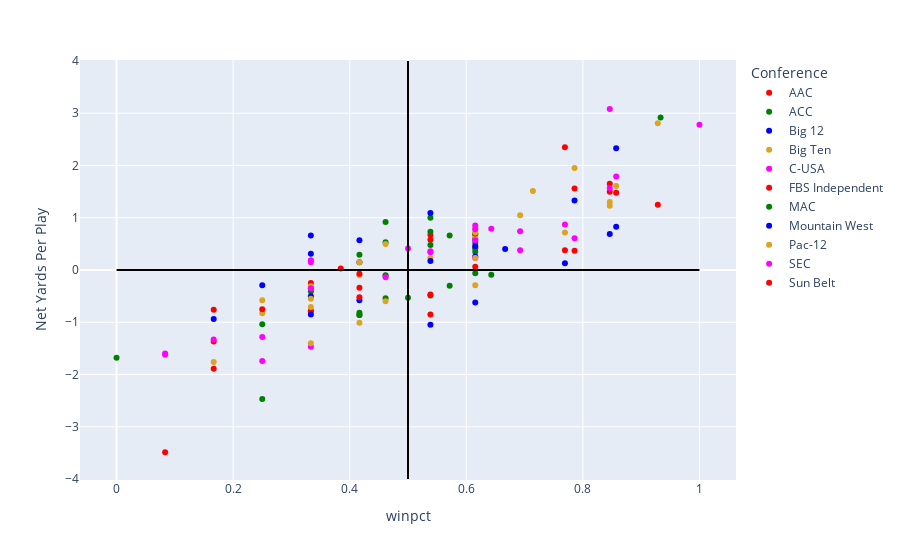

The notebook cell saved with this chart:
### Code cell
#!pip install plotly 
import plotly.express as px

fig = px.scatter(df19, x ="winpct", y = "Net Yards Per Play", color = "Conference",   
                #category_orders={"AAC", "ACC", "Big 12", "Big Ten", "C-USA", "FBS Independent", "MAC", "Mountain West", "MWC", "Pac-12", "SEC", "Sun Belt"},  
                hover_data = {'Team':True,
                               'Season': True,
                               'winpct':False, #Removes WinPct from Tooltip
                               'Conference':False,
                               'Net Yards Per Play':':.1f'
                                
                              },
                 color_discrete_sequence=["red", "green", "blue", "goldenrod", "magenta"]
                )
#Vertical Line to show .500 Winning Percentage
fig.add_shape(type="line", x0=.5, y0=-4, x1=.5, y1=4,
    line=dict(color="black",width=2))
#Horizontal Line to Show +,- NYPP
fig.add_shape(type="line", x0=0, y0=0, x1=1, y1=0,
    line=dict(color="black",width=2))

#Formats the Tooltip
fig.update_layout(
    hoverlabel=dict(
        bgcolor="white",
        font_size=14,
        font_family="Arial"
    )
)

fig.show()

### Figure 1 — Plotly figure (JSON) as saved in the notebook; plotly's stock layout.template omitted (floating-point values rounded to 4 significant figures)
{"data": [{"customdata": [["Cincinnati", 2019, "AAC"], ["East Carolina", 2019, "AAC"], ["Houston", 2019, "AAC"], ["Memphis", 2019, "AAC"], ["Navy", 2019, "AAC"], ["SMU", 2019, "AAC"], ["South Fla.", 2019, "AAC"], ["Temple", 2019, "AAC"], ["Tulane", 2019, "AAC"], ["Tulsa", 2019, "AAC"], ["UCF", 2019, "AAC"], ["UConn", 2019, "AAC"]], "hovertemplate": "Net Yards Per Play=%{y:.1f}<br>Team=%{customdata[0]}<br>Season=%{customdata[1]}<extra></extra>", "legendgroup": "AAC", "marker": {"color": "red", "symbol": "circle"}, "mode": "markers", "name": "AAC", "orientation": "v", "showlegend": true, "type": "scatter", "x": [0.7857, 0.3333, 0.3333, 0.8571, 0.8462, 0.7692, 0.3333, 0.6154, 0.5385, 0.3333, 0.7692, 0.1667], "xaxis": "x", "y": [0.37, -0.78, -0.79, 1.48, 1.5, 0.38, -0.25, 0.43, 0.67, -0.35, 2.35, -1.89], "yaxis": "y"}, {"customdata": [["Boston College", 2019, "ACC"], ["Clemson", 2019, "ACC"], ["Duke", 2019, "ACC"], ["Florida St.", 2019, "ACC"], ["Georgia Tech", 2019, "ACC"], ["Louisville", 2019, "ACC"], ["Miami (FL)", 2019, "ACC"], ["NC State", 2019, "ACC"], ["North Carolina", 2019, "ACC"], ["Pittsburgh", 2019, "ACC"], ["Syracuse", 2019, "ACC"], ["Virginia", 2019, "ACC"], ["Virginia Tech", 2019, "ACC"], ["Wake Forest", 2019, "ACC"]], "hovertemplate": "Net Yards Per Play=%{y:.1f}<br>Team=%{customdata[0]}<br>Season=%{customdata[1]}<extra></extra>", "legendgroup": "ACC", "marker": {"color": "green", "symbol": "circle"}, "mode": "markers", "name": "ACC", "orientation": "v", "showlegend": true, "type": "scatter", "x": [0.4615, 0.9333, 0.4167, 0.4615, 0.25, 0.6154, 0.4615, 0.3333, 0.5385, 0.6154, 0.4167, 0.6429, 0.6154, 0.6154], "xaxis": "x", "y": [-0.54, 2.92, -0.82, 0.53, -1.04, 0.35, 0.92, -0.41, 1, 0.68, -0.86, -0.09, 0.41, -0.06], "yaxis": "y"}, {"customdata": [["Baylor", 2019, "Big 12"], ["Iowa St.", 2019, "Big 12"], ["Kansas", 2019, "Big 12"], ["Kansas St.", 2019, "Big 12"], ["Oklahoma", 2019, "Big 12"], ["Oklahoma St.", 2019, "Big 12"], ["TCU", 2019, "Big 12"], ["Texas", 2019, "Big 12"], ["Texas Tech", 2019, "Big 12"], ["West Virginia", 2019, "Big 12"]], "hovertemplate": "Net Yards Per Play=%{y:.1f}<br>Team=%{customdata[0]}<br>Season=%{customdata[1]}<extra></extra>", "legendgroup": "Big 12", "marker": {"color": "blue", "symbol": "circle"}, "mode": "markers", "name": "Big 12", "orientation": "v", "showlegend": true, "type": "scatter", "x": [0.7857, 0.5385, 0.25, 0.6154, 0.8571, 0.6154, 0.4167, 0.6154, 0.3333, 0.4167], "xaxis": "x", "y": [1.33, 1.09, -0.29, -0.62, 2.33, 0.6, 0.15, 0.26, -0.5, -0.58], "yaxis": "y"}, {"customdata": [["Illinois", 2019, "Big Ten"], ["Indiana", 2019, "Big Ten"], ["Iowa", 2019, "Big Ten"], ["Maryland", 2019, "Big Ten"], ["Michigan", 2019, "Big Ten"], ["Michigan St.", 2019, "Big Ten"], ["Minnesota", 2019, "Big Ten"], ["Nebraska", 2019, "Big Ten"], ["Northwestern", 2019, "Big Ten"], ["Ohio St.", 2019, "Big Ten"], ["Penn St.", 2019, "Big Ten"], ["Purdue", 2019, "Big Ten"], ["Rutgers", 2019, "Big Ten"], ["Wisconsin", 2019, "Big Ten"]], "hovertemplate": "Net Yards Per Play=%{y:.1f}<br>Team=%{customdata[0]}<br>Season=%{customdata[1]}<extra></extra>", "legendgroup": "Big Ten", "marker": {"color": "goldenrod", "symbol": "circle"}, "mode": "markers", "name": "Big Ten", "orientation": "v", "showlegend": true, "type": "scatter", "x": [0.4615, 0.6154, 0.7692, 0.25, 0.6923, 0.5385, 0.8462, 0.4167, 0.25, 0.9286, 0.8462, 0.3333, 0.1667, 0.7143], "xaxis": "x", "y": [-0.6, 0.62, 0.72, -0.58, 1.05, 0.23, 1.3, 0.15, -0.83, 2.81, 1.23, -0.55, -1.76, 1.51], "yaxis": "y"}, {"customdata": [["Charlotte", 2019, "C-USA"], ["FIU", 2019, "C-USA"], ["Fla. Atlantic", 2019, "C-USA"], ["Louisiana Tech", 2019, "C-USA"], ["Marshall", 2019, "C-USA"], ["Middle Tenn.", 2019, "C-USA"], ["North Texas", 2019, "C-USA"], ["Old Dominion", 2019, "C-USA"], ["Rice", 2019, "C-USA"], ["Southern Miss.", 2019, "C-USA"], ["UAB", 2019, "C-USA"], ["UTEP", 2019, "C-USA"], ["UTSA", 2019, "C-USA"], ["Western Ky.", 2019, "C-USA"]], "hovertemplate": "Net Yards Per Play=%{y:.1f}<br>Team=%{customdata[0]}<br>Season=%{customdata[1]}<extra></extra>", "legendgroup": "C-USA", "marker": {"color": "magenta", "symbol": "circle"}, "mode": "markers", "name": "C-USA", "orientation": "v", "showlegend": true, "type": "scatter", "x": [0.5385, 0.4615, 0.7857, 0.7692, 0.6154, 0.3333, 0.3333, 0.08333, 0.25, 0.5385, 0.6429, 0.08333, 0.3333, 0.6923], "xaxis": "x", "y": [0.34, -0.11, 0.61, 0.87, 0.23, 0.15, 0.18, -1.6, -1.28, 0.36, 0.79, -1.62, -1.47, 0.38], "yaxis": "y"}, {"customdata": [["Army West Point", 2019, "FBS Independent"], ["BYU", 2019, "FBS Independent"], ["Liberty", 2019, "FBS Independent"], ["Massachusetts", 2019, "FBS Independent"], ["New Mexico St.", 2019, "FBS Independent"], ["Notre Dame", 2019, "FBS Independent"]], "hovertemplate": "Net Yards Per Play=%{y:.1f}<br>Team=%{customdata[0]}<br>Season=%{customdata[1]}<extra></extra>", "legendgroup": "FBS Independent", "marker": {"color": "red", "symbol": "circle"}, "mode": "markers", "name": "FBS Independent", "orientation": "v", "showlegend": true, "type": "scatter", "x": [0.3846, 0.5385, 0.6154, 0.08333, 0.1667, 0.8462], "xaxis": "x", "y": [0.03, 0.58, 0.7, -3.49, -1.37, 1.65], "yaxis": "y"}, {"customdata": [["Akron", 2019, "MAC"], ["Ball St.", 2019, "MAC"], ["Bowling Green", 2019, "MAC"], ["Buffalo", 2019, "MAC"], ["Central Mich.", 2019, "MAC"], ["Eastern Mich.", 2019, "MAC"], ["Kent St.", 2019, "MAC"], ["Miami (OH)", 2019, "MAC"], ["Northern Ill.", 2019, "MAC"], ["Ohio", 2019, "MAC"], ["Toledo", 2019, "MAC"], ["Western Mich.", 2019, "MAC"]], "hovertemplate": "Net Yards Per Play=%{y:.1f}<br>Team=%{customdata[0]}<br>Season=%{customdata[1]}<extra></extra>", "legendgroup": "MAC", "marker": {"color": "green", "symbol": "circle"}, "mode": "markers", "name": "MAC", "orientation": "v", "showlegend": true, "type": "scatter", "x": [0, 0.4167, 0.25, 0.6154, 0.5714, 0.4615, 0.5385, 0.5714, 0.4167, 0.5385, 0.5, 0.5385], "xaxis": "x", "y": [-1.68, 0.29, -2.47, 0.52, 0.66, -0.1, -0.49, -0.3, -0.86, 0.73, -0.53, 0.48], "yaxis": "y"}, {"customdata": [["Air Force", 2019, "Mountain West"], ["Boise St.", 2019, "Mountain West"], ["Colorado St.", 2019, "Mountain West"], ["Fresno St.", 2019, "Mountain West"], ["Hawaii", 2019, "Mountain West"], ["Nevada", 2019, "Mountain West"], ["New Mexico", 2019, "Mountain West"], ["San Diego St.", 2019, "Mountain West"], ["San Jose St.", 2019, "Mountain West"], ["UNLV", 2019, "Mountain West"], ["Utah St.", 2019, "Mountain West"], ["Wyoming", 2019, "Mountain West"]], "hovertemplate": "Net Yards Per Play=%{y:.1f}<br>Team=%{customdata[0]}<br>Season=%{customdata[1]}<extra></extra>", "legendgroup": "Mountain West", "marker": {"color": "blue", "symbol": "circle"}, "mode": "markers", "name": "Mountain West", "orientation": "v", "showlegend": true, "type": "scatter", "x": [0.8462, 0.8571, 0.3333, 0.3333, 0.6667, 0.5385, 0.1667, 0.7692, 0.4167, 0.3333, 0.5385, 0.6154], "xaxis": "x", "y": [0.69, 0.83, 0.66, 0.31, 0.4, -1.05, -0.94, 0.13, 0.57, -0.85, 0.17, 0.46], "yaxis": "y"}, {"customdata": [["Arizona", 2019, "Pac-12"], ["Arizona St.", 2019, "Pac-12"], ["California", 2019, "Pac-12"], ["Colorado", 2019, "Pac-12"], ["Oregon", 2019, "Pac-12"], ["Oregon St.", 2019, "Pac-12"], ["Southern California", 2019, "Pac-12"], ["Stanford", 2019, "Pac-12"], ["UCLA", 2019, "Pac-12"], ["Utah", 2019, "Pac-12"], ["Washington", 2019, "Pac-12"], ["Washington St.", 2019, "Pac-12"]], "hovertemplate": "Net Yards Per Play=%{y:.1f}<br>Team=%{customdata[0]}<br>Season=%{customdata[1]}<extra></extra>", "legendgroup": "Pac-12", "marker": {"color": "goldenrod", "symbol": "circle"}, "mode": "markers", "name": "Pac-12", "orientation": "v", "showlegend": true, "type": "scatter", "x": [0.3333, 0.6154, 0.6154, 0.4167, 0.8571, 0.4167, 0.6154, 0.3333, 0.3333, 0.7857, 0.6154, 0.4615], "xaxis": "x", "y": [-0.31, 0.23, -0.29, -1.01, 1.61, -0.1, 0.79, -0.71, -1.4, 1.95, 0.72, 0.5], "yaxis": "y"}, {"customdata": [["Alabama", 2019, "SEC"], ["Arkansas", 2019, "SEC"], ["Auburn", 2019, "SEC"], ["Florida", 2019, "SEC"], ["Georgia", 2019, "SEC"], ["Kentucky", 2019, "SEC"], ["LSU", 2019, "SEC"], ["Mississippi St.", 2019, "SEC"], ["Missouri", 2019, "SEC"], ["Ole Miss", 2019, "SEC"], ["South Carolina", 2019, "SEC"], ["Tennessee", 2019, "SEC"], ["Texas A&M", 2019, "SEC"], ["Vanderbilt", 2019, "SEC"]], "hovertemplate": "Net Yards Per Play=%{y:.1f}<br>Team=%{customdata[0]}<br>Season=%{customdata[1]}<extra></extra>", "legendgroup": "SEC", "marker": {"color": "magenta", "symbol": "circle"}, "mode": "markers", "name": "SEC", "orientation": "v", "showlegend": true, "type": "scatter", "x": [0.8462, 0.1667, 0.6923, 0.8462, 0.8571, 0.6154, 1, 0.4615, 0.5, 0.3333, 0.3333, 0.6154, 0.6154, 0.25], "xaxis": "x", "y": [3.08, -1.33, 0.74, 1.57, 1.79, 0.85, 2.78, -0.14, 0.41, 0.18, -0.35, 0.78, 0.57, -1.74], "yaxis": "y"}, {"customdata": [["Appalachian St.", 2019, "Sun Belt"], ["Arkansas St.", 2019, "Sun Belt"], ["Coastal Carolina", 2019, "Sun Belt"], ["Ga. Southern", 2019, "Sun Belt"], ["Georgia St.", 2019, "Sun Belt"], ["La.-Monroe", 2019, "Sun Belt"], ["Louisiana", 2019, "Sun Belt"], ["South Alabama", 2019, "Sun Belt"], ["Texas St.", 2019, "Sun Belt"], ["Troy", 2019, "Sun Belt"]], "hovertemplate": "Net Yards Per Play=%{y:.1f}<br>Team=%{customdata[0]}<br>Season=%{customdata[1]}<extra></extra>", "legendgroup": "Sun Belt", "marker": {"color": "red", "symbol": "circle"}, "mode": "markers", "name": "Sun Belt", "orientation": "v", "showlegend": true, "type": "scatter", "x": [0.9286, 0.6154, 0.4167, 0.5385, 0.5385, 0.4167, 0.7857, 0.1667, 0.25, 0.4167], "xaxis": "x", "y": [1.25, 0.06, -0.52, -0.47, -0.85, -0.34, 1.56, -0.76, -0.75, -0.07], "yaxis": "y"}], "layout": {"hoverlabel": {"bgcolor": "white", "font": {"family": "Arial", "size": 14}}, "legend": {"title": {"text": "Conference"}, "tracegroupgap": 0}, "margin": {"t": 60}, "shapes": [{"line": {"color": "black", "width": 2}, "type": "line", "x0": 0.5, "x1": 0.5, "y0": -4, "y1": 4}, {"line": {"color": "black", "width": 2}, "type": "line", "x0": 0, "x1": 1, "y0": 0, "y1": 0}], "xaxis": {"anchor": "y", "domain": [0, 1], "title": {"text": "winpct"}}, "yaxis": {"anchor": "x", "domain": [0, 1], "title": {"text": "Net Yards Per Play"}}}}
